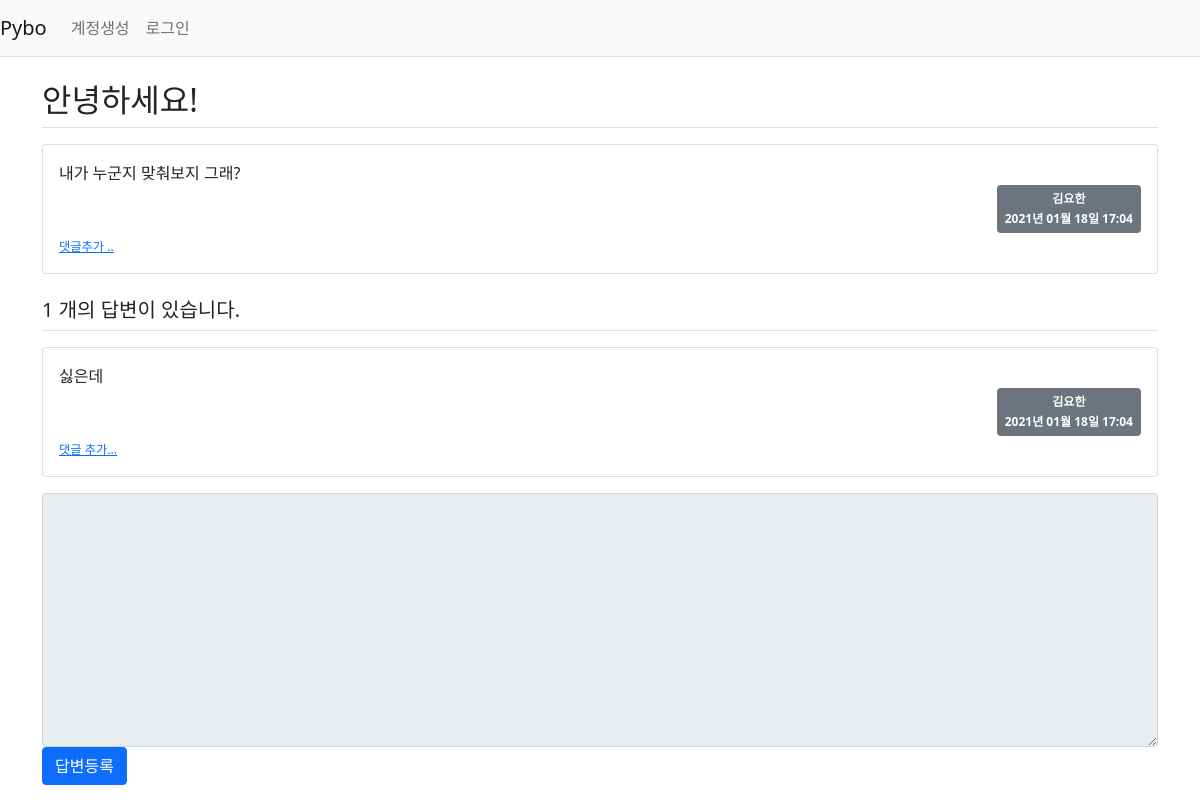
Before: /question/detail/305/ with the older database file.
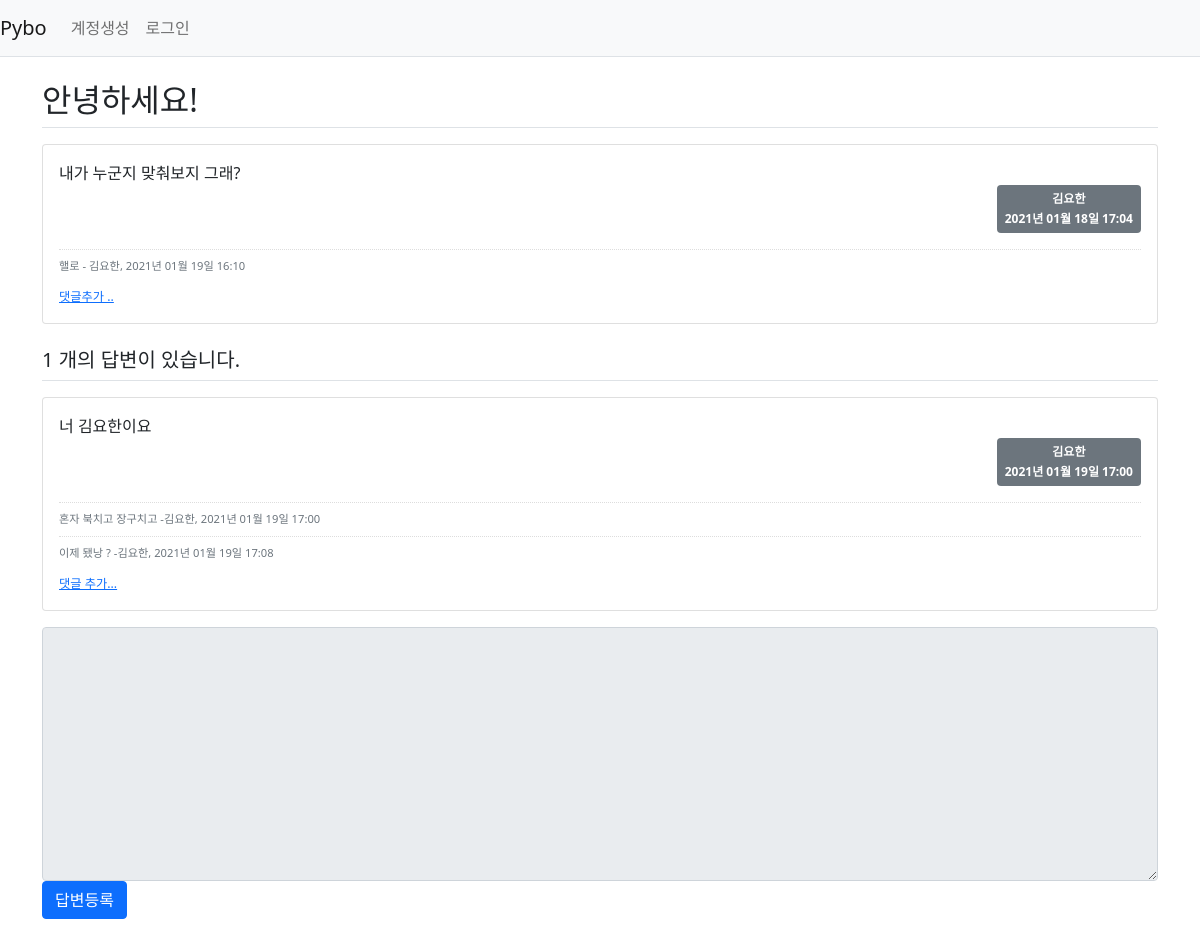
After: the same page with the newer database file.
### pybo/models.py (models this page shows)
class Question(db.Model):
    id = db.Column(db.Integer, primary_key=True)
    subject = db.Column(db.String(200), nullable=False)
    content = db.Column(db.Text(), nullable=False) # 글자수 제한없음 Text
    create_date = db.Column(db.DateTime(), nullable=False)
    user_id = db.Column(db.Integer, db.ForeignKey(
        'user.id', ondelete='CASCADE'), nullable=False) # server_default='1')
    user = db.relationship('User', backref=db.backref('question_set'))
    modify_date = db.Column(db.DateTime(), nullable=True)

class User(db.Model):
    id = db.Column(db.Integer, primary_key=True)
    username = db.Column(db.String(150), unique=True, nullable=False)
    password = db.Column(db.String(200), nullable=False)
    email = db.Column(db.String(120), unique=True, nullable=False)

class Answer(db.Model):
    id = db.Column(db.Integer, primary_key=True )
    question_id = db.Column(db.Integer, db.ForeignKey('question.id', ondelete='CASCADE'))
    question = db.relationship('Question', backref=db.backref('answer_set', ))
    content = db.Column(db.Text(), nullable=False)
    create_date = db.Column(db.DateTime(), nullable=False)
    user_id = db.Column(db.Integer, db.ForeignKey(
        'user.id', ondelete='CASCADE'), nullable=False)
    user = db.relationship('User', backref=db.backref('answer_set'))
    modify_date = db.Column(db.DateTime(), nullable=True)

class Comment(db.Model):
    id = db.Column(db.Integer, primary_key=True)
    user_id = db.Column(db.Integer, db.ForeignKey(
        'user.id', ondelete='CASCADE'), nullable=False)
    user = db.relationship('User', backref=db.backref('comment_set'))
    content = db.Column(db.Text(), nullable=False)
    create_date = db.Column(db.DateTime(), nullable=False)
    modify_date = db.Column(db.DateTime())
    question_id = db.Column(db.Integer, db.ForeignKey(
        'question.id', ondelete='CASCADE'), nullable=True)
    question = db.relationship('Question', backref=db.backref('comment_set'))
    answer_id = db.Column(db.Integer, db.ForeignKey(
        'answer.id', ondelete='CASCADE'), nullable=True)
    answer = db.relationship('Answer', backref=db.backref('comment_set'))

### pybo/views/question_views.py (the view)
@bp.route('/detail/<int:question_id>/')
def detail(question_id):
    form = AnswerForm()
    question = Question.query.get_or_404(question_id)
    return render_template('questions/question_detail.html', question=question, form=form)

### pybo/forms.py
class AnswerForm(FlaskForm):
    content = TextAreaField('내용', validators=[DataRequired(' 내용은 필수 입력 항목입니다. ')])

### pybo/filter.py (called while the page is built)
def format_datetime(value, fmt='%Y년 %m월 %d일 %H:%M'):
    return value.strftime(fmt)

### pybo/views/auth_views.py (called while the page is built)
@bp.before_app_request
def load_logged_in_user():
    user_id = session.get('user_id')
    if user_id is None:
        g.user = None
    else:
        g.user = User.query.get(user_id)

### pybo/templates/questions/question_detail.html (shortened to what this page needs)
{% extends 'base.html' %}
{% block content %}
<div class="container my-3">
    <h2 class="border-bottom py-2">{{ question.subject }}</h2>
    <div class="card my-3">
        <div class="card-body">
            <div class="card-text" style="white-space: pre-line;">{{ question.content }}</div>
                <div class="d-flex justify-content-end">
                    <span class="badge bg-secondary p-2 text-left">
                        <div class="mb-2">{{ question.user.username }}</div>
                        <div>{{ question.create_date|datetime }}</div>
                    </span>
                </div>
                {% if question.comment_set|length > 0 %}
                <div class="mt-3">
                    {% for comment in question.comment_set %}
                        <div class="comment py-2 text-muted">
                            <span style="white-space: pre-line;">{{ comment.content }}</span>
                            <span>
                                - {{ comment.user.username }}, {{ comment.create_date|datetime }}
                            </span>
                        </div>
                        {% endfor %}
                        </div>
                        {% endif %}
                        <div>
                            <a href="{{ url_for('comment.create_question',
                            question_id=question.id) }}" class="small"><small>댓글추가 ..</small></a>
                        </div>
            </div>
        </div>
        <h5 class="border-bottom my-3 py-2">{{ question.answer_set|length }} 개의 답변이 있습니다.</h5>
        {% for answer in question.answer_set %}
        <div class="card my-3">
            <div class="card-body">
                <div class="card-text" style="white-space: pre-line;">{{ answer.content}}</div>
                    <div class="d-flex justify-content-end">
                        <span class="badge bg-secondary p-2 text-left">
                            <div class="mb-2">{{ answer.user.username }}</div>
                            <div>{{ answer.create_date|datetime }}</div>
                        </span>
                    </div>
            {% if answer.comment_set|length > 0 %}
            <div class="mt-3">
                {% for comment in answer.comment_set %}
                    <div class="comment py-2 text-muted">
                        <span style="white-space:pre-line;">{{ comment.content }}</span>
                        <span>
                            -{{ comment.user.username}}, {{ comment.create_date|datetime }}
                        </span>
                    </div>
                {% endfor %}
            </div>
            {% endif %}
            <div>
                <a href="{{ url_for('comment.create_answer', answer_id=answer.id)}}"
                class="small"><small>댓글 추가...</small></a>
            </div>
            </div>
        </div>
    {% endfor %}
    <form action="{{ url_for('answer.create', question_id=question.id) }}" method="post" class="my-3">
        <div class="form-group">
            <textarea {% if not g.user %}disabled{% endif %} name="content" id="content" class="form-control" rows="10" ></textarea>
        </div>
        <input type="submit" value="답변등록" class="btn btn-primary">
    </form>
</div>
{% endblock %}

### pybo/templates/base.html (shortened to what this page needs)
<!doctype html>
<html lang="ko">
<head>
    <link rel="stylesheet" href="{{ url_for('static', filename='bootstrap.min.css') }}">
    <link rel="stylesheet" href="{{ url_for('static', filename='style.css')}}">
</head>
<body>
{% include "navbar.html" %}
{% block content %}
{% endblock %}
</body>
</html>

### pybo/templates/navbar.html (shortened to what this page needs)
<nav class="navbar navbar-expand-lg navbar-light bg-light border-bottom">
    <a class="navbar-brand" href="{{ url_for('main.index') }}"> Pybo</a>
    <div class="collapse navbar-collapse flex-grow-0" id="navbarNav">
        {% if g.user %}
        <ul class="navbar-nav">
            <li class="nav-item">
                <a class="nav-link" href="{{ url_for('auth.logout')}}">{{ g.user.username }} (로그아웃)</a>
            </li>
        </ul>
        {% else %}
        <ul class="navbar-nav">
            <li class="nav-item">
                <a class="nav-link" href="{{ url_for('auth.signup')}}">계정생성</a>
            </li>
            <li class="nav-item">
                <a class="nav-link" href="{{ url_for('auth.login')}}">로그인</a>
            </li>
        </ul>
        {% endif %}
    </div>
</nav>

### pybo/static/style.css (style rules this page uses)
.comment { border-top:dotted 1px #ddd; font-size:0.7em; }

Changed rows visible on the page:
removed Answer: content "싫은데", user.username "김요한", create_date "2021년 01월 18일 17:04"
added Comment: content "핼로", user.username "김요한", create_date "2021년 01월 19일 16:10", shown under "안녕하세요!"
added Answer: content "너 김요한이요", user.username "김요한", create_date "2021년 01월 19일 17:00"
added Comment: content "혼자 북치고 장구치고", user.username "김요한", create_date "2021년 01월 19일 17:00", shown under "너 김요한이요"
added Comment: content "이제 됐낭 ?", user.username "김요한", create_date "2021년 01월 19일 17:08", shown under "너 김요한이요"
